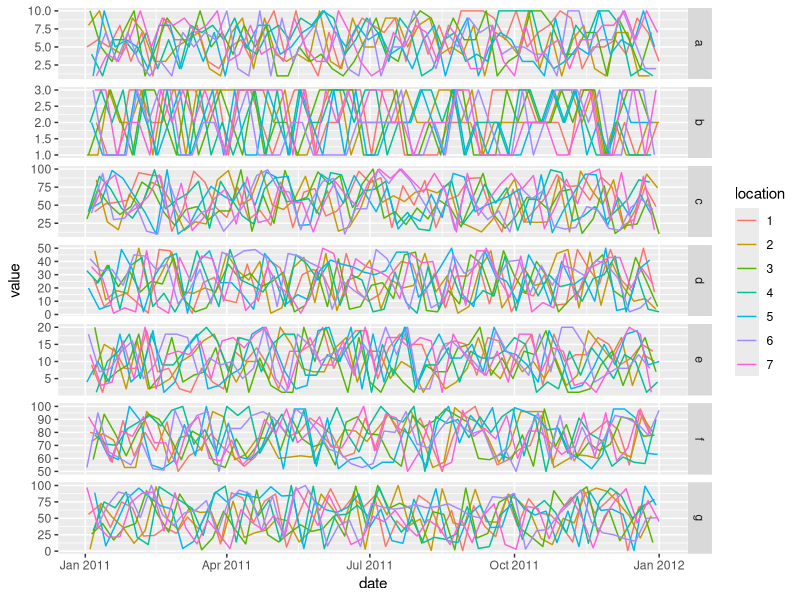

Generate this figure with R:
#+++++++++++++++++++++++++++++++++++++++++++++++++++++++++++++++++++++++++++++++
#
#
# FileName:           plotly02.R
# FileDescription:
#
#
# Reference:
#           hpps://plot.ly/ggplot2/time-series
#
#+++++++++++++++++++++++++++++++++++++++++++++++++++++++++++++++++++++++++++++++
# Miguel P. Xochicale [http://mxochicale.github.io]
# Doctoral Researcher in Human-Robot Interaction
# University of Birmingham, U.K. (2014-2018)
#+++++++++++++++++++++++++++++++++++++++++++++++++++++++++++++++++++++++++++++++
#
#
#

library(plyr) # wrapper
library(ggplot2)

date <- rep(as.Date(1:365, origin='2011-1-1'),7  )
location <- factor(rep(1:7,365))
product <- rep(letters[1:7], each=365)
value <- c(
            sample(1:10,size=365,replace=T),
            sample(1:3,size=365,replace=T),
            sample(10:100,size=365,replace=T),
            sample(1:50,size=365,replace=T),
            sample(1:20,size=365,replace=T),
            sample(50:100,size=365,replace=T),
            sample(1:100,size=365,replace=T)
  )

dat <- data.frame(date,location,product, value)

corr_dat <- ddply(dat, .(product), summarise, value=value)
corr.df <- unstack(corr_dat, value~product)

corr_plot <- data.frame( date=max(dat$date),
                        label=paste0("rho==", round(cor(corr.df)[,1],2 ) ),
                        ddply(dat, .(product), summarise,
                              value=(min(value)+max(value))/2 ))

ggplot(dat, aes(x=date, y=value, color=location, group=location)) +
      geom_line()+
      facet_grid(product ~ ., scale = "free_y")
